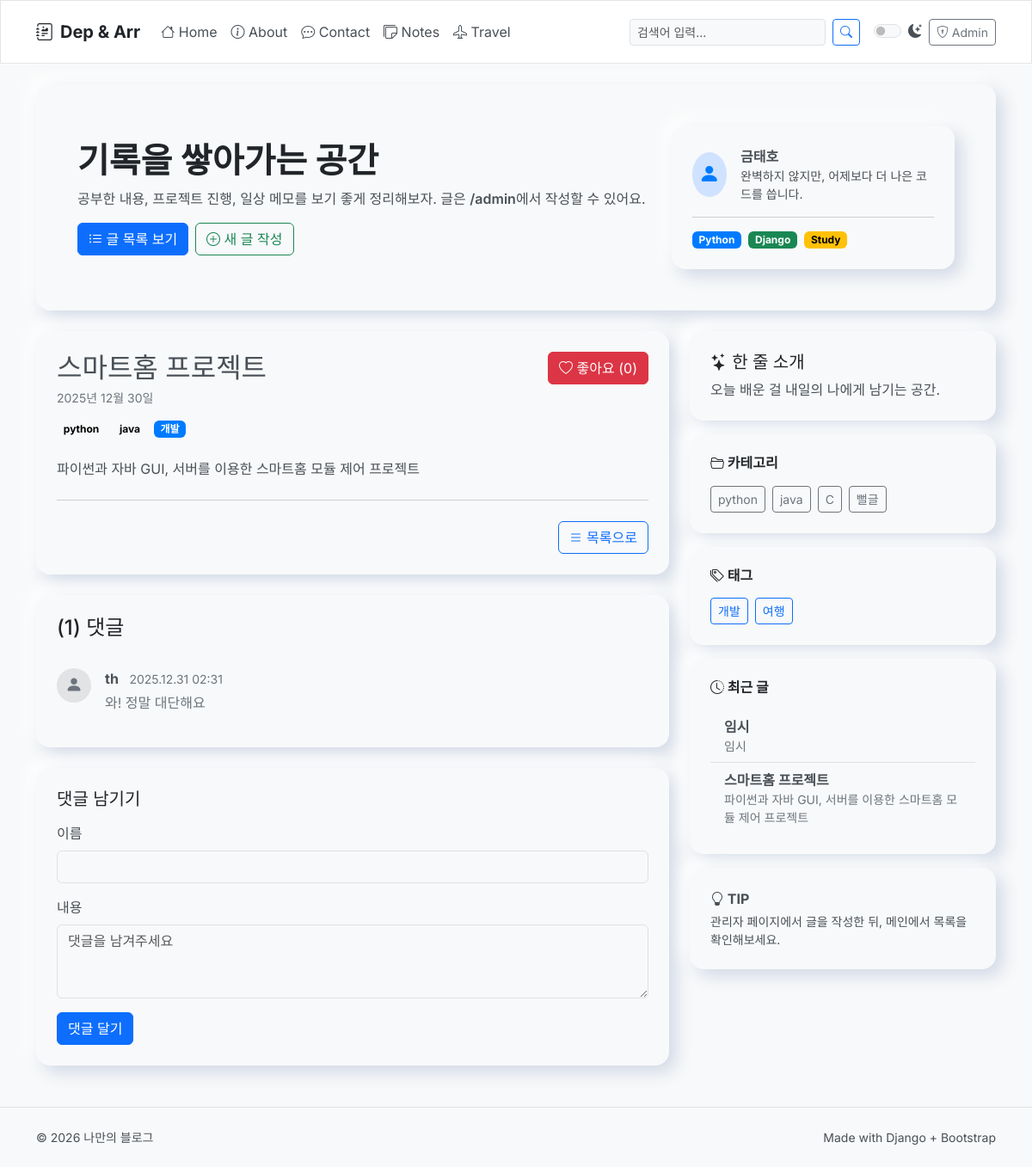
/post/3/, run on an earlier commit of the app's database.
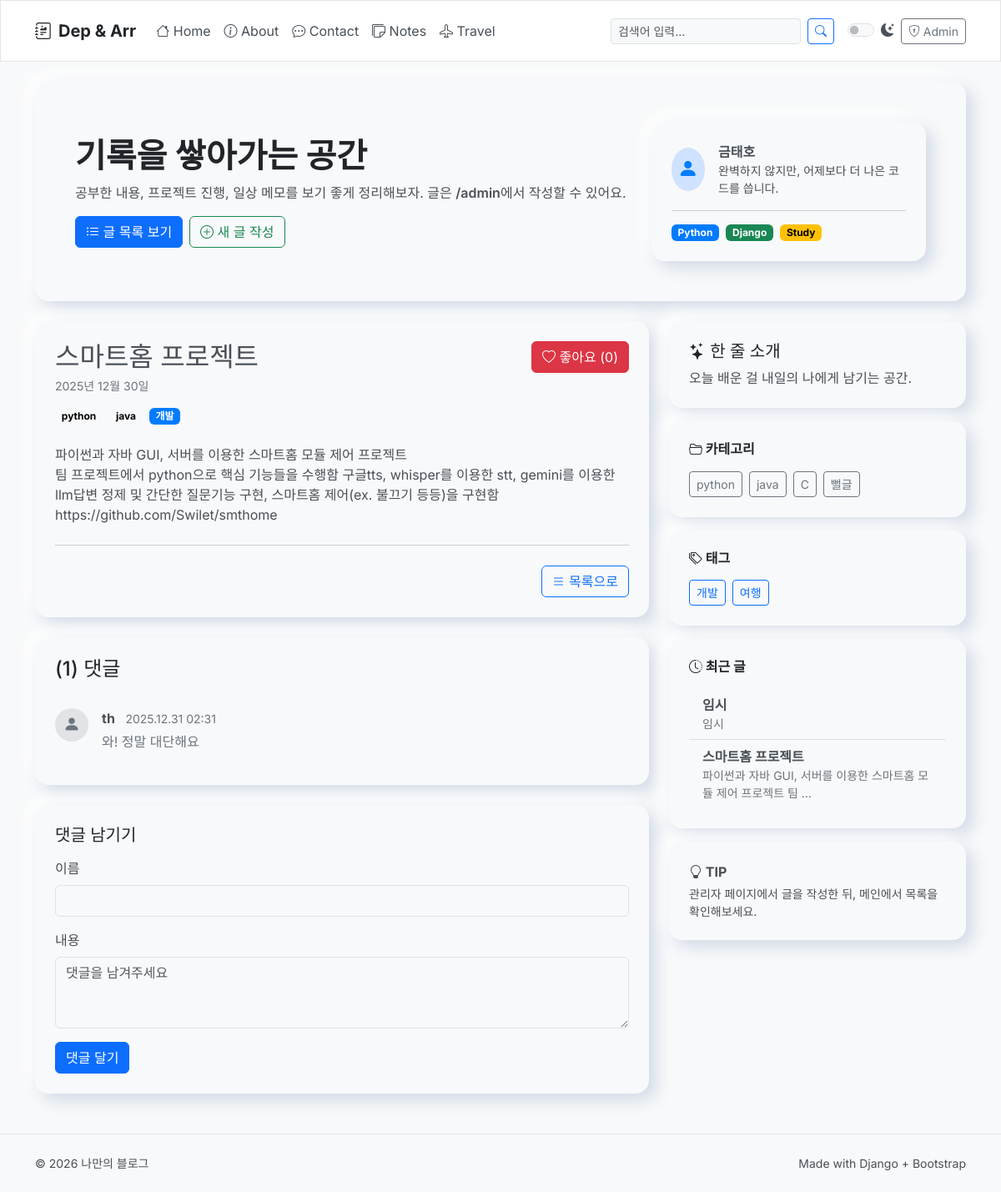
And on a later commit of the database.
### blog/models.py (models this page shows, shortened)
class Post(models.Model):
    title = models.CharField(max_length=200)
    content = models.TextField()
    created_at = models.DateTimeField(default=timezone.now)
    categories = models.ManyToManyField(Category, related_name="posts")
    tags = models.ManyToManyField(Tag, related_name='posts', blank=True)
    likes = models.ManyToManyField(User, related_name='liked_posts', blank=True)
    anonymous_likes = models.IntegerField(default=0)
    @property
    def total_likes(self):
        return self.likes.count() + self.anonymous_likes

### blog/views.py (the view)
# urls.py: path("post/<int:pk>/", views.post_detail, name="post_detail"),
def post_detail(request, pk):
    post = get_object_or_404(Post.objects.prefetch_related('categories', 'tags', 'comments'), pk=pk)
    comments = post.comments.filter(active=True)
    new_comment = None
    if request.method == 'POST':
        comment_form = CommentForm(data=request.POST)
        if comment_form.is_valid():
            new_comment = comment_form.save(commit=False)
            new_comment.post = post
            if request.user.is_authenticated:
                new_comment.author = request.user.username
            else:
                author_name = request.POST.get('author')
                if not author_name:
                    return redirect(post.get_absolute_url())
                new_comment.author = author_name
            new_comment.save()
            return redirect(post.get_absolute_url())
    else:
        comment_form = CommentForm()
    is_liked = False
    if request.user.is_authenticated:
        if post.likes.filter(id=request.user.id).exists():
            is_liked = True
    else:
        if pk in request.session.get('liked_posts', []):
            is_liked = True
    return render(request, 'blog/post_detail.html', {
        'post': post,
        'comments': comments,
        'new_comment': new_comment,
        'comment_form': comment_form,
        'is_liked': is_liked
    })

### blog/forms.py
class CommentForm(forms.ModelForm):
    class Meta:
        model = Comment
        fields = ['body']
        widgets = {
            'body': forms.Textarea(attrs={
                'class': 'form-control',
                'placeholder': '댓글을 남겨주세요',
                'rows': 3
            }),
        }
        labels = {
            'body': '내용',
        }

### blog/context_processors.py (called while the page is built)
def all_categories(request):
    all_categories = cache.get('all_categories')
    if not all_categories:
        all_categories = Category.objects.all()
        cache.set('all_categories', all_categories, 900)  # Cache for 15 minutes
    return {
        'all_categories': all_categories
    }

def all_tags(request):
    all_tags = cache.get('all_tags')
    if not all_tags:
        all_tags = Tag.objects.filter(
            Q(posts__isnull=False) | Q(travels__isnull=False)
        ).distinct()
        cache.set('all_tags', all_tags, 900)  # Cache for 15 minutes
    return {
        'all_tags': all_tags
    }

### blog/templates/blog/post_detail.html (shortened to what this page needs)
{% extends "blog/base.html" %}
{% block content %}
  <div class="nm-card mb-4">
    <div class="d-flex justify-content-between align-items-start">
        <div>
            <h1 class="h2 mb-1">{{ post.title }}</h1>
            <p class="small text-secondary mb-3">
                {{ post.created_at|date:"Y년 n월 j일" }}
            </p>
        </div>
        <form action="{% url 'blog:like_post' post.pk %}" method="post" class="ms-3">
            <button type="submit" class="btn btn-danger">
                <i class="bi {% if is_liked %}bi-heart-fill{% else %}bi-heart{% endif %}"></i> 좋아요 ({{ post.total_likes }})
            </button>
        </form>
    </div>
      <div class="d-flex flex-wrap gap-2 mb-4">
        {% for cat in post.categories.all %}
          <a href="{% url 'blog:posts_by_category' cat.name %}" class="badge text-bg-light text-decoration-none">{{ cat.name }}</a>
        {% endfor %}
        {% for tag in post.tags.all %}
          <a href="{% url 'blog:posts_by_tag' tag.name %}" class="badge text-bg-primary text-decoration-none">{{ tag.name }}</a>
        {% endfor %}
      </div>
      <div>
        {{ post.content|linebreaks }}
      </div>
      <hr class="my-4">
      <div class="text-end">
        <a href="{% url 'blog:post_list' %}" class="btn btn-outline-primary">
            <i class="bi bi-list"></i> 목록으로
        </a>
    </div>
  </div>
  <div class="nm-card mb-4">
      <h4 class="mb-3">({{ comments.count }}) 댓글</h4>
      {% for comment in comments %}
        <div class="d-flex gap-3 py-3 {% if not forloop.last %}border-bottom{% endif %}">
            <div class="rounded-circle bg-secondary-subtle d-flex align-items-center justify-content-center flex-shrink-0" style="width:40px;height:40px;">
                <i class="bi bi-person-fill text-secondary fs-5"></i>
            </div>
            <div class="w-100">
                <div class="d-flex justify-content-between">
                    <div>
                        <span class="fw-bold">{{ comment.author }}</span>
                        <span class="text-secondary small ms-2">{{ comment.created_on|date:"Y.m.d H:i" }}</span>
                    </div>
                </div>
                <p class="mb-0 mt-1 text-secondary">{{ comment.body|linebreaksbr }}</p>
            </div>
        </div>
      {% empty %}
        <p class="text-secondary my-3">아직 댓글이 없습니다.</p>
      {% endfor %}
  </div>
  <div class="nm-card">
    <h5 class="mb-3">댓글 남기기</h5>
    <form method="post">
    {% if not user.is_authenticated %}
    <div class="mb-3">
        <label for="author" class="form-label">이름</label>
        <input type="text" name="author" id="author" class="form-control" required>
    </div>
    {% endif %}
    <div class="mb-3">
        <label for="{{ comment_form.body.id_for_label }}" class="form-label">내용</label>
        {{ comment_form.body }}
    </div>
    <button type="submit" class="btn btn-primary">댓글 달기</button>
  </form>
</div>
{% endblock %}

### blog/templates/blog/partials/recent_posts.html
<div class="list-group list-group-flush">
  {% for post in recent_posts %}
    <a href="{% url 'blog:post_detail' post.pk %}" class="list-group-item list-group-item-action">
      <div class="fw-semibold text-truncate">{{ post.title }}</div>
      <div class="text-secondary small text-truncate-2">{{ post.content|striptags|truncatewords:10 }}</div>
    </a>
  {% empty %}
    <div class="list-group-item">
      <p class="mb-0 text-secondary">아직 작성된 글이 없습니다.</p>
    </div>
  {% endfor %}
</div>

What changed in the data, as far as the page shows it:
changed Post "스마트홈 프로젝트": content "파이썬과 자바 GUI, 서버를 이용한 스마트홈 모듈 제어 프로젝트" → "파이썬과 자바 GUI, 서버를 이용한 스마트홈 모듈 제어 프로젝트 팀 프로젝트에서 python으로 핵심 기능들을 수행함 구글tts, whisper를 이용한 stt, gemini를 이용한 llm답변 정제 및 간단한 질문기능 구현, 스마트홈 제어(ex. 불끄기 등등)을 구현함 https://github.com/Swilet/smthome"; content "파이썬과 자바 GUI, 서버를 이용한 스마트홈 모듈 제어 프로젝트" → "파이썬과 자바 GUI, 서버를 이용한 스마트홈 모듈 제어 프로젝트 팀 …"
